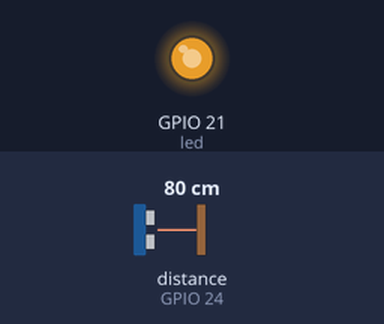
Recording of a program running on a simulated Raspberry Pi (BCM pin numbers). Shown: output pins drawn as LEDs (lit = HIGH). The inputs (shaded band) are chosen by the test bench; at power-on: distance to the obstacle (sensor on GPIO 24) 80 cm. The echo pulse lasts 58.3 µs per cm; what the program prints to the terminal is not drawn.

Above: at 1.2 s.
1.3 s: distance to the obstacle (sensor on GPIO 24) set to 120 cm
At 2.7 s:
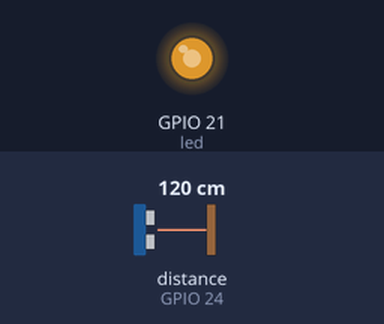
3.0 s: distance to the obstacle (sensor on GPIO 24) set to 250 cm
At 4.4 s:
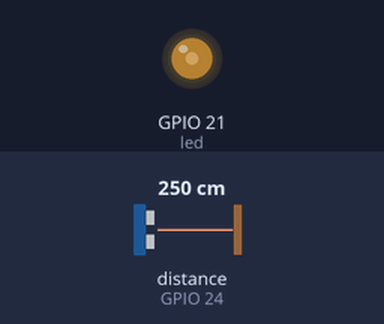
4.7 s: distance to the obstacle (sensor on GPIO 24) set to 299 cm
At 6.1 s:
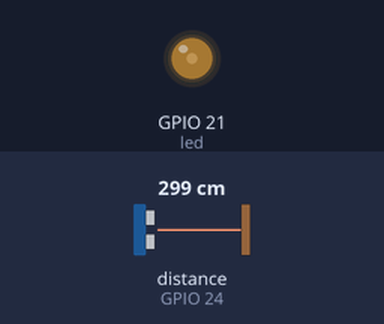
Timing chart, 0 to 7.7 s (numbered marks = the images above; inputs shaded):
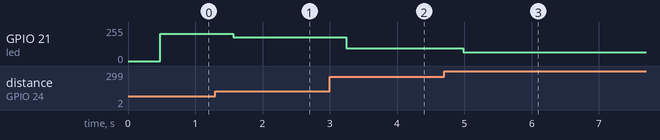

Measured:
- after the input at 1.3 s, GPIO 21 (led): 204/255 → 179/255 after 0.26 s
- after the input at 3.0 s, GPIO 21 (led): 179/255 → 96/255 after 0.24 s
- after the input at 4.7 s, GPIO 21 (led): 96/255 → 64/255 after 0.28 s

The program:

distance_sensor.py
```python
from time import sleep
from gpiozero import DistanceSensor
import RPi.GPIO as GPIO
import sys

GPIO.setmode(GPIO.BCM)
GPIO.setup(21,GPIO.OUT)
#led on PWM pin 21 @200hz (no flickering)
led = GPIO.PWM(21,200)
#ensure LED is turned off
led.start(0)

dist_sensor = DistanceSensor(echo=24, trigger=18, max_distance=4)


while True:
	try:
		dist = dist_sensor.distance
		#set brightness level, the closer an object the higher
		#the brightness level
		brightness = 100 - 25*(dist)
		int(brightness)
		print("Distance sensor read %.1f cm" % (dist_sensor.distance * 100))
		print('brightness ',brightness)
		led.ChangeDutyCycle(brightness)
		#sleep(1)

	except KeyboardInterrupt:
		print("exit")
		sys.exit()
		GPIO.cleanup()
```
